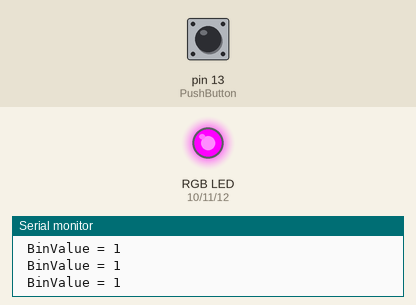
Simulated run of this sketch. Board: Arduino Uno, built with avr-gcc and run on an emulated ATmega328P. Shown: an RGB LED mixed from three pins (HIGH = lit), the last lines printed to the serial monitor. The test bench sets the inputs (shaded band); at power-on: pin 13 (PushButton) HIGH.

Above: at 1.2 s.
1.3 s: pin 13 (PushButton) pulled LOW for 0.15 s
At 1.39 s:
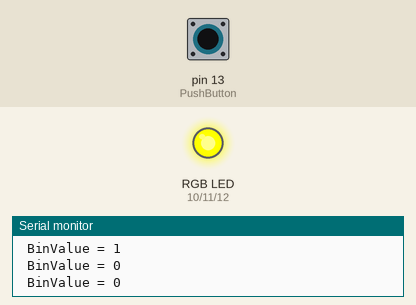
2.9 s: pin 13 (PushButton) pulled LOW for 3.2 s
At 7.5 s:
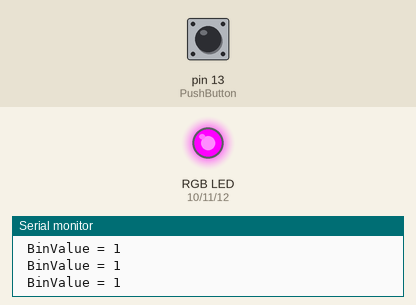
Timing chart, 0 to 9.0 s (numbered marks = the images above; inputs shaded):
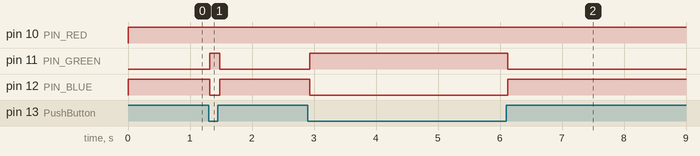

Measured:
- after the input at 1.3 s, pin 11 (PIN_GREEN): LOW → HIGH at once, → LOW 0.16 s later; pin 12 (PIN_BLUE): HIGH → LOW at once, → HIGH 0.16 s later
- after the input at 2.9 s, pin 11 (PIN_GREEN): LOW → HIGH at once, → LOW 3.2 s later; pin 12 (PIN_BLUE): HIGH → LOW at once, → HIGH 3.2 s later

The sketch:

PB_not_pressed_RG_on_PB_pressed_RB_on.ino
```cpp
int PushButton = 13;
const int PIN_RED   = 10;
const int PIN_GREEN = 11;
const int PIN_BLUE  = 12;
void setup() {
  Serial.begin(9600);   //start serial connection
  pinMode(PushButton, INPUT_PULLUP);  //configure pin 13 as an input and enable the internal pull-up resistor
  pinMode(PIN_RED,   OUTPUT); //configure PIN_RED as an Output
  pinMode(PIN_GREEN, OUTPUT); //configure PIN_GREEN as an input
  pinMode(PIN_BLUE,  OUTPUT); //configure PIN_BLUE as an input
}

void loop() {
  int BinValue = digitalRead(PushButton);   //read the pushbutton value into a variable
  Serial.print(" BinValue = " ); // print out the line "BinValue = "
  Serial.println(BinValue);  //print out the value of the pushbutton
  if (BinValue == 0) // condition for " if " fuction
  // RGB turn yellow
  { analogWrite(PIN_RED,   255); // when  the condition is statisfied the PIN_RED turn on
  analogWrite(PIN_GREEN, 255); // when  the condition is statisfied the PIN_GREEN turn on
  analogWrite(PIN_BLUE,  0); // when  the condition is statisfied the PIN_BLUE turn OFF
  }
  else{ // when the condition for the if fuction is not statisfied (RGB turn PINK)
  analogWrite(PIN_RED,   255); // turn on PIN_RED
  analogWrite(PIN_GREEN, 0); // Turn off PIN_GREEN
  analogWrite(PIN_BLUE,  255); // Turn on PIN_BLUE
  }
}
```
